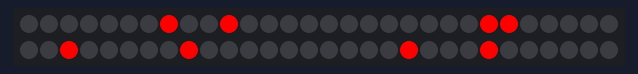
This sketch was run on a simulated Arduino Uno, built with avr-gcc and run on an emulated ATmega328P. Shown: 60 RGB LEDs in strip order, left to right, continuing on the next row. Random numbers use the default seed unless the sketch sets one.

Above: at 0.98 s.
At 7.7 s:
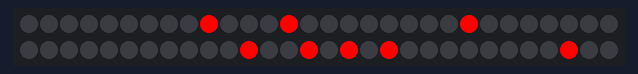
At 13.44 s:
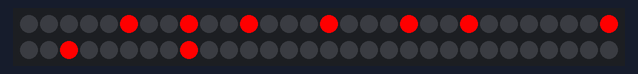
At 19.03 s:
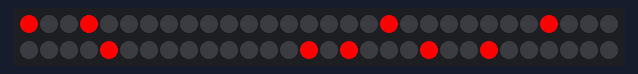
At 29.24 s:
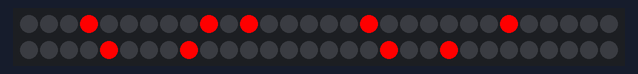
At 39.4 s:
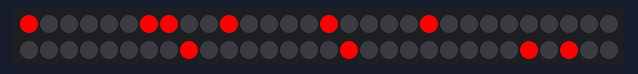

The sketch:

Twinkle.ino
```cpp
#include "FastLED.h"
#define NUM_LEDS 60
CRGB leds[NUM_LEDS];
#define PIN 6

void setup()
{
  FastLED.addLeds<WS2811, PIN, GRB>(leds, NUM_LEDS).setCorrection( TypicalLEDStrip );
}

// *** REPLACE FROM HERE ***
void loop() {
  Twinkle(0xff, 0, 0, 10, 100, false);
}

void Twinkle(byte red, byte green, byte blue, int Count, int SpeedDelay, boolean OnlyOne) {
  setAll(0,0,0);

  for (int i=0; i<Count; i++) {
     setPixel(random(NUM_LEDS),red,green,blue);
     showStrip();
     delay(SpeedDelay);
     if(OnlyOne) {
       setAll(0,0,0);
     }
   }

  delay(SpeedDelay);
}
// *** REPLACE TO HERE ***

void showStrip() {
 #ifdef ADAFRUIT_NEOPIXEL_H
   // NeoPixel
   strip.show();
 #endif
 #ifndef ADAFRUIT_NEOPIXEL_H
   // FastLED
   FastLED.show();
 #endif
}

void setPixel(int Pixel, byte red, byte green, byte blue) {
 #ifdef ADAFRUIT_NEOPIXEL_H
   // NeoPixel
   strip.setPixelColor(Pixel, strip.Color(red, green, blue));
 #endif
 #ifndef ADAFRUIT_NEOPIXEL_H
   // FastLED
   leds[Pixel].r = red;
   leds[Pixel].g = green;
   leds[Pixel].b = blue;
 #endif
}

void setAll(byte red, byte green, byte blue) {
  for(int i = 0; i < NUM_LEDS; i++ ) {
    setPixel(i, red, green, blue);
  }
  showStrip();
}
```
